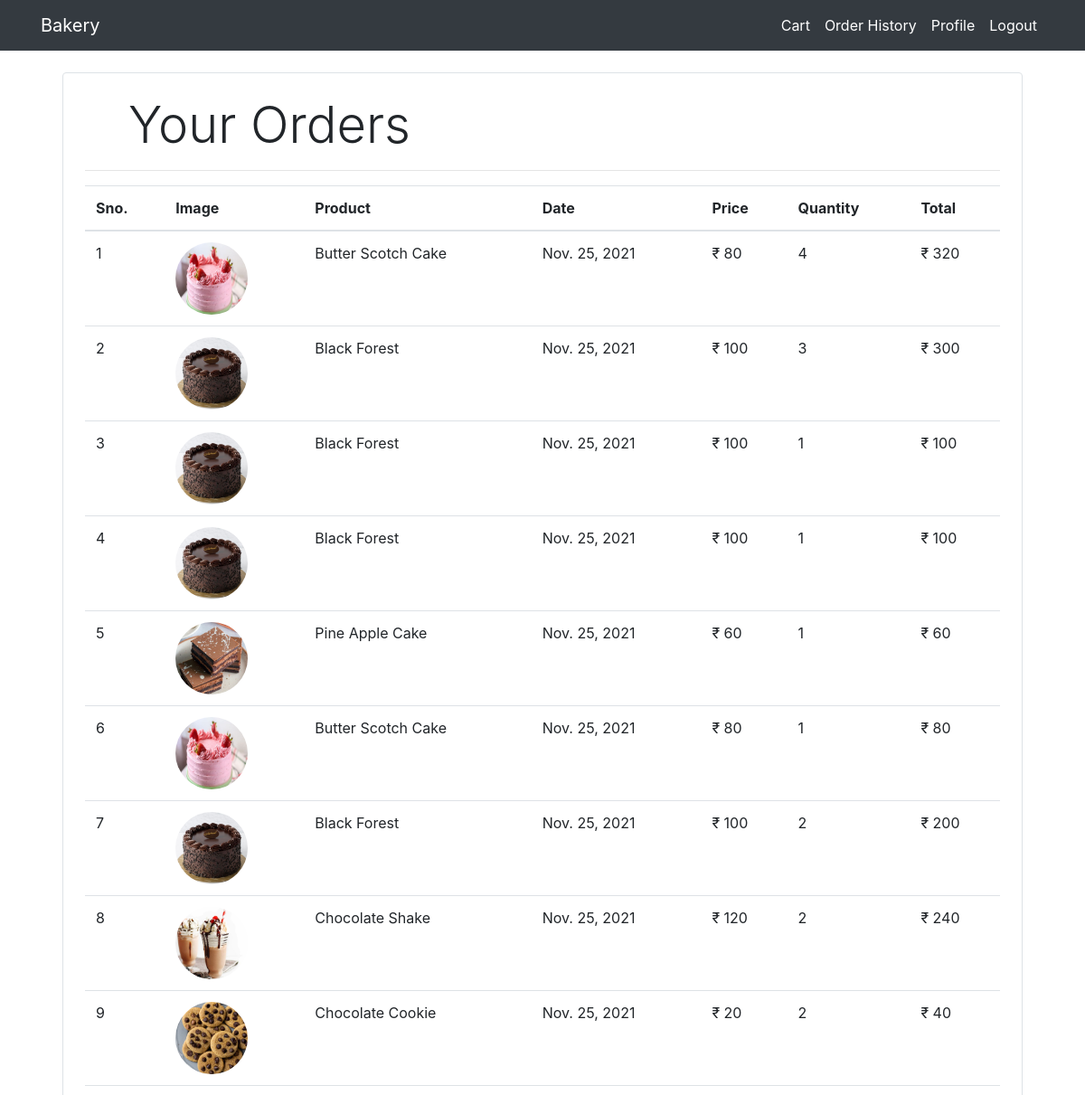
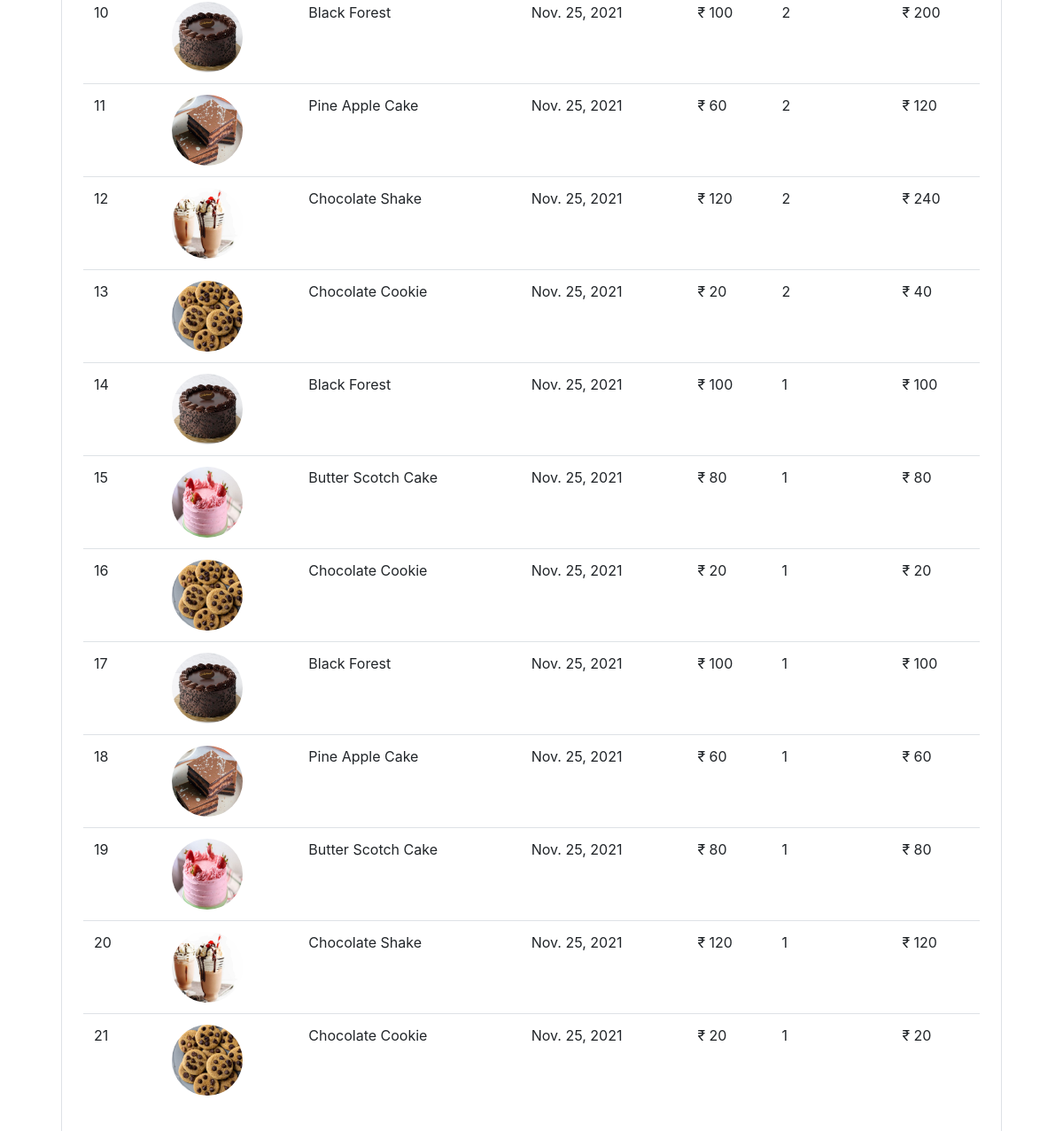
Page /orderhistory/ (signed in) on the committed database (2 pictures, top to bottom).
### Bakery/models.py (models this page shows, shortened)
class Order(models.Model):
    product = models.ForeignKey(Product,on_delete=models.CASCADE,null=True)
    customer = models.ForeignKey(Customer,on_delete=models.CASCADE,null=True)
    quantity = models.IntegerField(default=1)
    price = models.IntegerField()
    email = models.EmailField()
    address = models.CharField(max_length=50,default='',blank=True)
    phone = models.CharField(max_length=15,default='',blank=True)
    date = models.DateField(default=datetime.datetime.today)
    @staticmethod
    def get_orders_by_customer(customer_email):
        return Order.objects.filter(email=customer_email)

class Product(models.Model):
    name = models.CharField(max_length=100, null=True)
    quantity = models.PositiveIntegerField(null=True)
    price = models.PositiveIntegerField(null=True)
    category = models.ForeignKey(Category, on_delete=models.CASCADE,default=1)
    image = models.ImageField(upload_to='uploads/products/', default='default_image.jpeg')

### Bakery/Views/views.py (the view)
# urls.py: path('orderhistory/', views.order_history.as_view(), name='Bakery-order'),
class order_history(View):
	def get(self, request):
		customer=request.session.get('customer_email')
		print(customer)
		orders=Order.get_orders_by_customer(customer)
		print('orders', orders)
		return render(request,'Bakery/order_history.html',{'orders': orders})

### Bakery/templatetags/custom_filter.py (called while the page is built)
@register.filter(name='currency')
def currency(nunmber):
    return "₹ "+str(nunmber)

@register.filter(name='multiply')
def multiply(number,number1):
    return number*number1

### templates/Bakery/order_history.html (shortened to what this page needs)
{%extends 'Partials/base.html'%}
{%block content%}
{%load cart%}
{%load custom_filter%}
<div class="container">
   <div class="border rounded p-4 m-4">
        <p class="display-4 pl-4 ml-4">Your Orders</p>
        <hr>
        <table class="table">
            <thead>
                <tr>
                    <th>Sno.</th>
                    <th>Image</th>
                    <th>Product</th>
                    <th>Date</th>
                    <th>Price</th>
                    <th>Quantity</th>
                    <th>Total</th>
                </tr>
            </thead>
            <tbody>
                {% for order in orders %}
                <tr>
                    <td>{{forloop.counter}}</td>
                    <td><img style="height: 80px;" class="rounded-circle" src="{{order.product.image.url}}" alt=""></td>
                    <td>{{order.product.name}}</td>
                    <td>{{order.date}}</td>
                    <td>{{order.price|currency}}</td>
                    <td>{{order.quantity}}</td>
                    <td>{{order.quantity|multiply:order.price|currency}}</td>
                </tr>
                {% endfor %}
            </tbody>
        </table>
   </div>
</div>
{%endblock%}

### rows in the picture
Order: product.image (picture), product.name "Butter Scotch Cake", date "Nov. 25, 2021", price "₹ 80", quantity "4", quantity|multiply "₹ 320"
Order: product.image (picture), product.name "Black Forest", date "Nov. 25, 2021", price "₹ 100", quantity "3", quantity|multiply "₹ 300"
Order: product.image (picture), product.name "Black Forest", date "Nov. 25, 2021", price "₹ 100", quantity "1", quantity|multiply "₹ 100"
Order: product.image (picture), product.name "Black Forest", date "Nov. 25, 2021", price "₹ 100", quantity "1", quantity|multiply "₹ 100"
Order: product.image (picture), product.name "Pine Apple Cake", date "Nov. 25, 2021", price "₹ 60", quantity "1", quantity|multiply "₹ 60"
Order: product.image (picture), product.name "Butter Scotch Cake", date "Nov. 25, 2021", price "₹ 80", quantity "1", quantity|multiply "₹ 80"
Order: product.image (picture), product.name "Black Forest", date "Nov. 25, 2021", price "₹ 100", quantity "2", quantity|multiply "₹ 200"
Order: product.image (picture), product.name "Chocolate Shake", date "Nov. 25, 2021", price "₹ 120", quantity "2", quantity|multiply "₹ 240"
Order: product.image (picture), product.name "Chocolate Cookie", date "Nov. 25, 2021", price "₹ 20", quantity "2", quantity|multiply "₹ 40"
Order: product.image (picture), product.name "Black Forest", date "Nov. 25, 2021", price "₹ 100", quantity "2", quantity|multiply "₹ 200"
Order: product.image (picture), product.name "Pine Apple Cake", date "Nov. 25, 2021", price "₹ 60", quantity "2", quantity|multiply "₹ 120"
Order: product.image (picture), product.name "Chocolate Shake", date "Nov. 25, 2021", price "₹ 120", quantity "2", quantity|multiply "₹ 240"
Order: product.image (picture), product.name "Chocolate Cookie", date "Nov. 25, 2021", price "₹ 20", quantity "2", quantity|multiply "₹ 40"
Order: product.image (picture), product.name "Black Forest", date "Nov. 25, 2021", price "₹ 100", quantity "1", quantity|multiply "₹ 100"
Order: product.image (picture), product.name "Butter Scotch Cake", date "Nov. 25, 2021", price "₹ 80", quantity "1", quantity|multiply "₹ 80"
Order: product.image (picture), product.name "Chocolate Cookie", date "Nov. 25, 2021", price "₹ 20", quantity "1", quantity|multiply "₹ 20"
Order: product.image (picture), product.name "Black Forest", date "Nov. 25, 2021", price "₹ 100", quantity "1", quantity|multiply "₹ 100"
Order: product.image (picture), product.name "Pine Apple Cake", date "Nov. 25, 2021", price "₹ 60", quantity "1", quantity|multiply "₹ 60"
Order: product.image (picture), product.name "Butter Scotch Cake", date "Nov. 25, 2021", price "₹ 80", quantity "1", quantity|multiply "₹ 80"
Order: product.image (picture), product.name "Chocolate Shake", date "Nov. 25, 2021", price "₹ 120", quantity "1", quantity|multiply "₹ 120"
Order: product.image (picture), product.name "Chocolate Cookie", date "Nov. 25, 2021", price "₹ 20", quantity "1", quantity|multiply "₹ 20"
